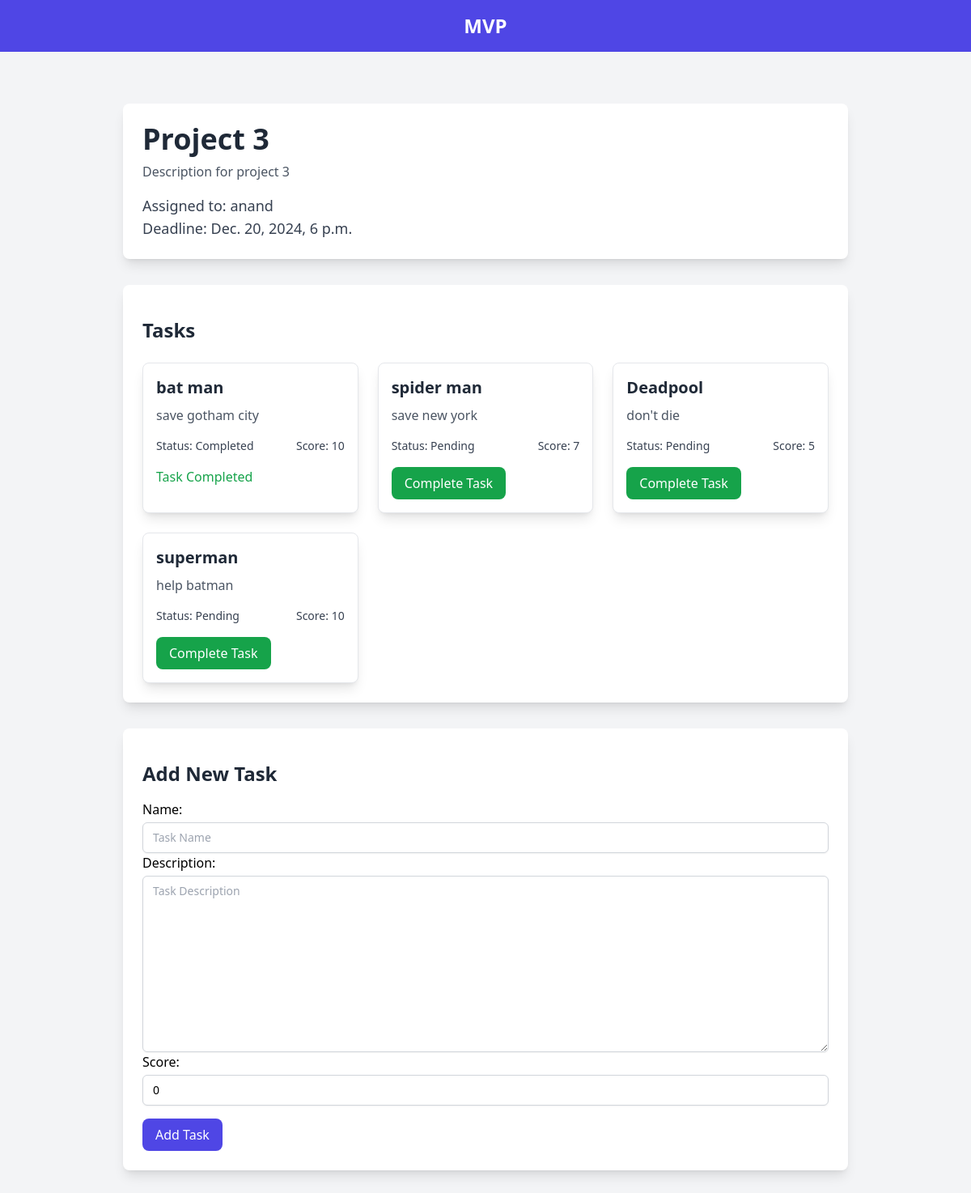
/projects/3/ (signed in), run on the app's committed database.
### core/models.py (models this page shows, shortened)
class Project(models.Model):
    title = models.CharField(max_length=255)
    description = models.TextField()
    assigned_to = models.ForeignKey(User, on_delete=models.CASCADE, null=True, blank=True)
    status = models.CharField(max_length=20, choices=[('Pending', 'Pending'), ('Accepted', 'Accepted'), ('Completed', 'Completed')], default='Pending')
    deadline = models.DateTimeField()

class Task(models.Model):
    name = models.CharField(max_length=255)
    description = models.TextField()
    project = models.ForeignKey(Project, on_delete=models.CASCADE, related_name="tasks")
    status = models.CharField(max_length=20, choices=[('Pending', 'Pending'), ('Completed', 'Completed')], default='Pending')
    score = models.IntegerField(default=0)

### core/views.py (the view)
# urls.py: path('projects/<int:pk>/', views.project_detail, name='project_detail'),
@login_required
def project_detail(request, pk):
    project = get_object_or_404(Project, pk=pk, assigned_to=request.user)
    tasks = project.tasks.all()
    if request.method == 'POST':
        form = TaskForm(request.POST)
        if form.is_valid():
            new_task = form.save(commit=False)
            new_task.project = project
            new_task.save()
            return redirect('project_detail', pk=pk)
    else:
        form = TaskForm()
    return render(request, 'projects/project_detail.html', {'project': project, 'tasks': tasks, 'form': form})

### core/forms.py
class TaskForm(forms.ModelForm):
    class Meta:
        model = Task
        fields = ['name', 'description', 'score']
        widgets = {
            'name': forms.TextInput(attrs={
                'class': 'mt-1 block w-full px-3 py-2 border border-gray-300 rounded-md shadow-sm focus:outline-none focus:ring-indigo-500 focus:border-indigo-500 sm:text-sm',
                'placeholder': 'Task Name',
            }),
            'description': forms.Textarea(attrs={
                'class': 'mt-1 block w-full px-3 py-2 border border-gray-300 rounded-md shadow-sm focus:outline-none focus:ring-indigo-500 focus:border-indigo-500 sm:text-sm',
                'placeholder': 'Task Description',
            }),
            'score': forms.NumberInput(attrs={
                'class': 'mt-1 block w-full px-3 py-2 border border-gray-300 rounded-md shadow-sm focus:outline-none focus:ring-indigo-500 focus:border-indigo-500 sm:text-sm',
                'placeholder': 'Score',
            }),
        }

### core/templates/projects/project_detail.html (shortened to what this page needs)
{% extends 'base.html' %}
{% block content %}
<div class="container mx-auto px-4 py-8 sm:px-6 lg:px-8">
    <div class="max-w-4xl mx-auto bg-white shadow-lg rounded-lg p-6 mb-8">
        <h1 class="text-4xl font-bold text-gray-800">{{ project.title }}</h1>
        <p class="text-gray-600 mt-2">{{ project.description }}</p>
        <div class="mt-4">
            <p class="text-lg font-medium text-gray-700">Assigned to: <span class="font-normal">{{ project.assigned_to.username }}</span></p>
            <p class="text-lg font-medium text-gray-700">Deadline: <span class="font-normal">{{ project.deadline }}</span></p>
        </div>
    </div>
    <div class="max-w-4xl mx-auto bg-white shadow-lg rounded-lg p-6 mb-8">
        <h2 class="text-2xl font-semibold mt-4 text-gray-800">Tasks</h2>
        <div class="mt-6 grid grid-cols-1 sm:grid-cols-2 lg:grid-cols-3 gap-6">
            {% for task in tasks %}
            <div class="bg-white shadow-lg rounded-lg p-4 border border-gray-200">
                <h3 class="text-xl font-semibold text-gray-800">{{ task.name }}</h3>
                <p class="text-gray-600 mt-2">{{ task.description }}</p>
                <div class="mt-4 flex justify-between items-center">
                    <span class="text-sm font-medium text-gray-700">Status: {{ task.status }}</span>
                    <span class="text-sm font-medium text-gray-700">Score: {{ task.score }}</span>
                </div>
                {% if project.status == 'Accepted' and task.status == 'Pending' %}
                <div class="mt-4">
                    <form method="POST" action="{% url 'update_task_status' task_id=task.id %}">
                        <button type="submit" class="px-4 py-2 bg-green-600 text-white rounded-lg hover:bg-green-700">
                            Complete Task
                        </button>
                    </form>
                </div>
                {% elif task.status == 'Completed' %}
                <div class="mt-4 text-green-600">
                    Task Completed
                </div>
                {% endif %}
            </div>
            {% empty %}
            <div class="col-span-3 text-center text-gray-500">No tasks assigned yet.</div>
            {% endfor %}
        </div>
    </div>
    <div class="max-w-4xl mx-auto bg-white shadow-lg rounded-lg p-6">
        <h3 class="text-2xl font-semibold mt-4 text-gray-800">Add New Task</h3>
        <form method="POST" class="mt-4">
            {{ form.as_p }}
            <button type="submit" class="mt-4 px-4 py-2 bg-indigo-600 text-white rounded-lg hover:bg-indigo-700">Add Task</button>
        </form>
    </div>
</div>
{% endblock %}

### data on the page
Project: title "Project 3", description "Description for project 3", assigned_to.username "anand", deadline "Dec. 20, 2024, 6 p.m."
Task: name "bat man", description "save gotham city", status "Completed", score "10", shows "Task Completed"
Task: name "spider man", description "save new york", status "Pending", score "7", shows "Complete Task"
Task: name "Deadpool", description "don't die", status "Pending", score "5", shows "Complete Task"
Task: name "superman", description "help batman", status "Pending", score "10", shows "Complete Task"
